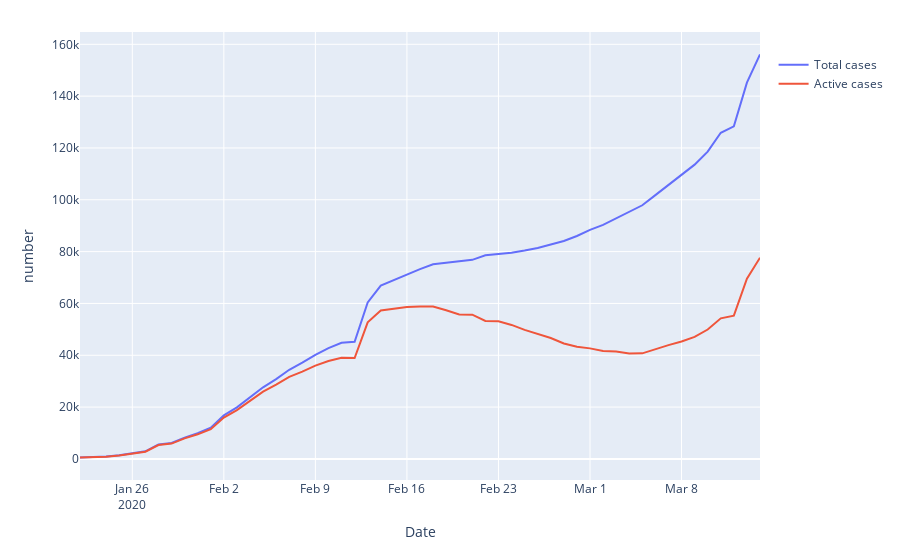

The code cell stored with this chart in its notebook:
### Code cell
plot_interactive_df(df_aggregations[["Active cases", "Total cases"]], "number", " ")
